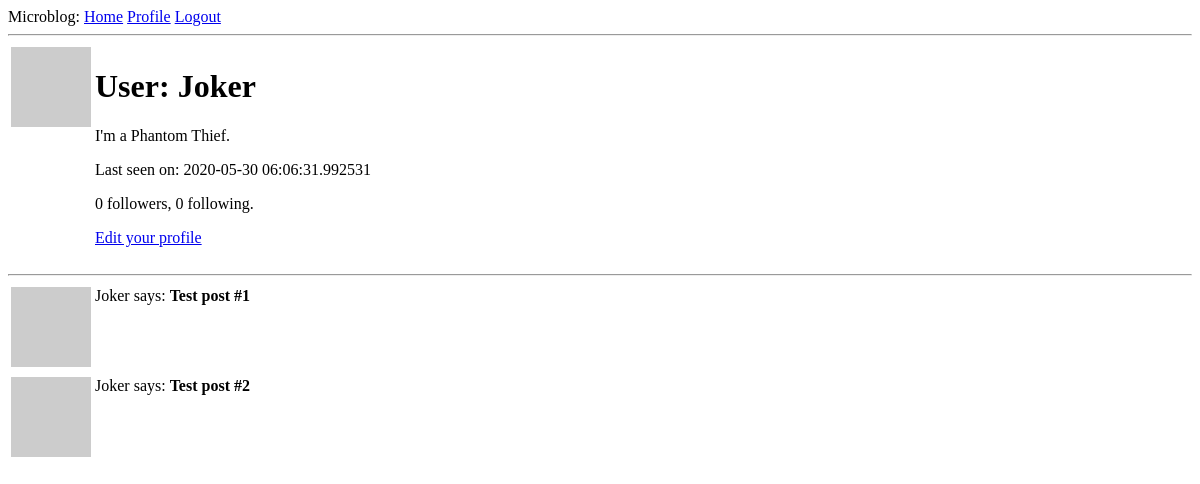
Page /user/Joker (signed in) on the earlier database version.
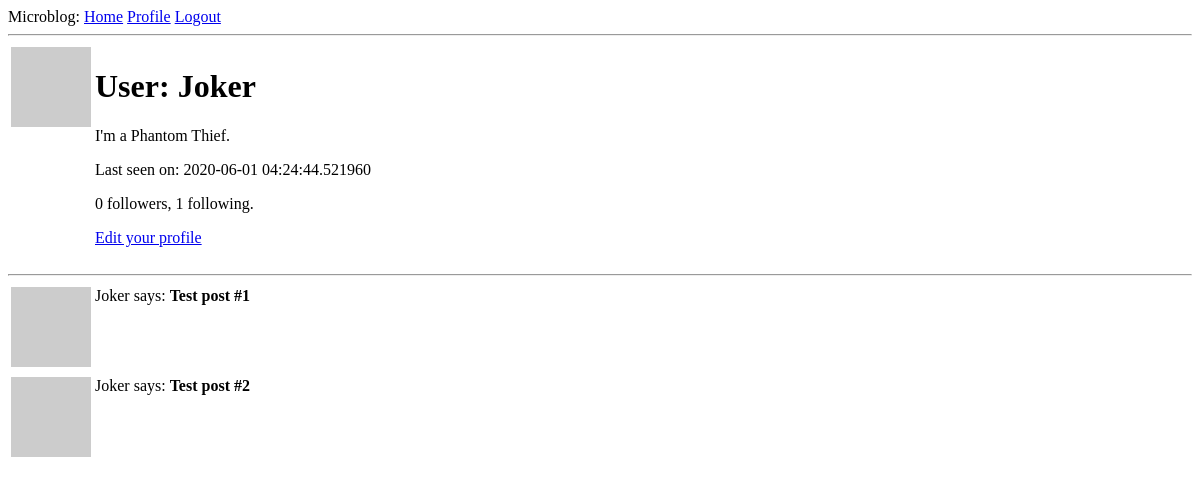
Same page on the later database version.
### app/models.py (models this page shows, shortened)
class User(UserMixin, db.Model):
    __tablename__ = "user"
    id = db.Column(db.Integer, primary_key=True)
    username = db.Column(db.String(64), index=True, unique=True)
    email = db.Column(db.String(120), index=True, unique=True)
    password_hash = db.Column(db.String(128))
    posts = db.relationship('Post', backref='author', lazy='dynamic')
    about_me = db.Column(db.String(140))
    last_seen = db.Column(db.DateTime, default=datetime.utcnow)
    followed = db.relationship(
        'User', secondary=followers,
        primaryjoin=(followers.c.follower_id == id),
        secondaryjoin=(followers.c.followed_id == id),
        backref=db.backref('followers', lazy='dynamic'), lazy='dynamic'
    )
    @login.user_loader
    def load_user(id):
        return User.query.get(int(id))
    def avatar(self, size):
        digest = md5(self.email.lower().encode('utf-8')).hexdigest()
        return 'https://www.gravatar.com/avatar/{}?d=identicon&s={}'.format(digest, size)

### app/routes.py (the view)
@app.route('/user/<username>')
@login_required
def user(username):
    user = User.query.filter_by(username=username).first_or_404()
    posts = [
        {'author': user, 'body': 'Test post #1'},
        {'author': user, 'body': 'Test post #2'}
    ]
    form = EmptyForm()
    return render_template('user.html', user=user, posts=posts, form=form)

### app/routes.py (called while the page is built)
@app.before_request
def before_request():
    if current_user.is_authenticated:
        current_user.last_seen = datetime.utcnow()
        db.session.commit()

### app/templates/user.html (shortened to what this page needs)
{% extends "layout.html" %}
{% block content %}
    <table>
        <tr valign="top">
            <td><img src="{{ user.avatar(128) }}"/></td>
            <td>
                <h1>User: {{ user.username }}</h1>
                {% if user.about_me %}<p>{{ user.about_me }}</p>{% endif %}
                {% if user.last_seen %}<p>Last seen on: {{user.last_seen}}</p>{% endif %}
                <p>{{ user.followers.count() }} followers, {{ user.followed.count() }} following.</p>
                {% if user == current_user %}
                <p><a href="{{ url_for('edit_profile') }}">Edit your profile</a></p>
                {% endif %}
            </td>
        </tr>
    </table>
    <hr/>
    {% for post in posts %}
        {% include '_post.html' %}
    {% endfor %}
{% endblock %}

### app/templates/layout.html (shortened to what this page needs)
<!DOCTYPE html>
<html>
    <head>
    </head>
    <body>
        <div>
            Microblog:
            <a href="{{ url_for('index') }}">Home</a>
            {% if current_user.is_anonymous %}
            <a href="{{ url_for('login') }}">Login</a>
            {% else %}
            <a href="{{ url_for('user', username=current_user.username)  }}">Profile</a>
            <a href="{{ url_for('logout') }}">Logout</a>
            {% endif %}
        </div>
        <hr>
        {% block content %}{% endblock %}
    </body>
</html>

### app/templates/_post.html
<table>
    <tr valign="top">
        <td><img src="{{ post.author.avatar(36) }}"></td>
        <td>{{ post.author.username }} says: <b>{{ post.body }}</b></td>
    </tr>
</table>

Differences in the rows shown:
changed User "Joker": last_seen "2020-05-30 06:06:31.992531" → "2020-06-01 04:24:44.521960"
Other differences:
{{ user.followed.count() }}: "0" → "1"
